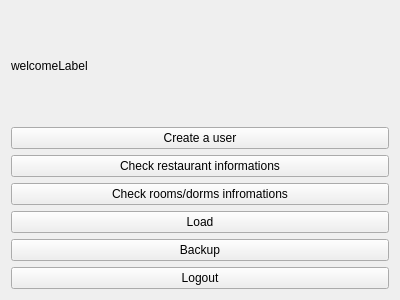
<?xml version="1.0" encoding="UTF-8"?>
<ui version="4.0">
 <class>DashboardScreen</class>
 <widget class="QWidget" name="DashboardScreen">
  <property name="geometry">
   <rect>
    <x>0</x>
    <y>0</y>
    <width>400</width>
    <height>300</height>
   </rect>
  </property>
  <property name="windowTitle">
   <string>Form</string>
  </property>
  <layout class="QVBoxLayout" name="verticalLayout">
   <item>
    <widget class="QLabel" name="welcomeLabel">
     <property name="text">
      <string>welcomeLabel</string>
     </property>
    </widget>
   </item>
   <item>
    <widget class="QPushButton" name="createUserButton">
     <property name="text">
      <string>Create a user</string>
     </property>
    </widget>
   </item>
   <item>
    <widget class="QPushButton" name="restaurantMenuButton">
     <property name="text">
      <string>Check restaurant informations</string>
     </property>
    </widget>
   </item>
   <item>
    <widget class="QPushButton" name="roomManagementButton">
     <property name="text">
      <string>Check rooms/dorms infromations</string>
     </property>
    </widget>
   </item>
   <item>
    <widget class="QPushButton" name="loadButton">
     <property name="text">
      <string>Load</string>
     </property>
    </widget>
   </item>
   <item>
    <widget class="QPushButton" name="backupButton">
     <property name="text">
      <string>Backup</string>
     </property>
    </widget>
   </item>
   <item>
    <widget class="QPushButton" name="logoutButton">
     <property name="text">
      <string>Logout</string>
     </property>
    </widget>
   </item>
  </layout>
 </widget>
 <resources/>
 <connections/>
</ui>
